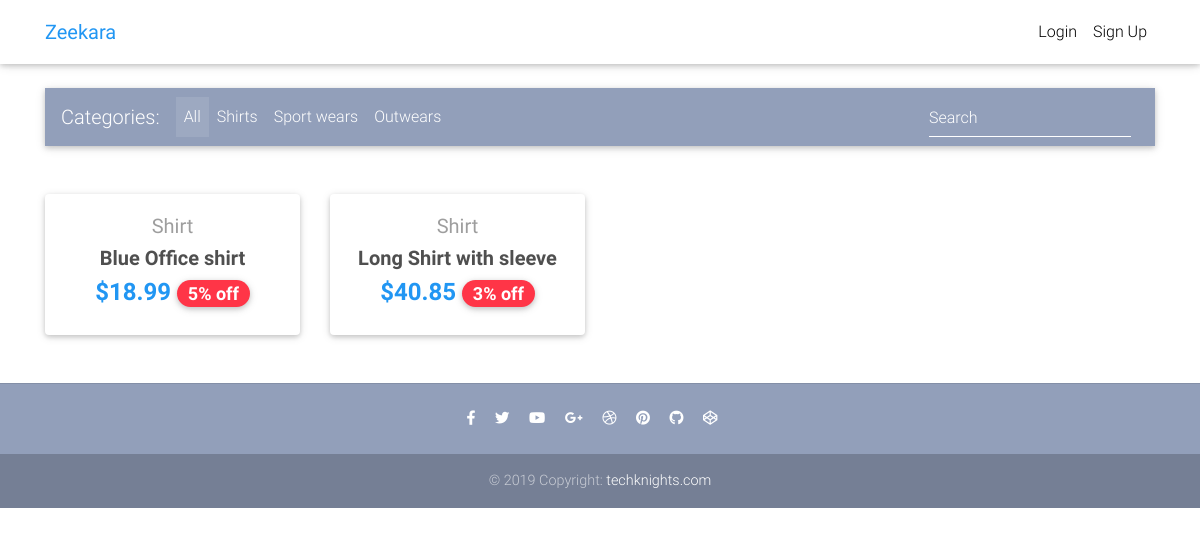
The page / on the database its author committed.
### core/models.py (models this page shows, shortened)
class Item(models.Model):
    title = models.CharField(max_length=50)
    price = models.FloatField()
    discount_price = models.FloatField(blank=True, null=True)
    category = models.CharField(choices=CATERGORY_CHOICES, max_length=50, default="S")
    label = models.CharField(choices=LABEL_CHOICES, max_length=1, default="P")
    description = models.TextField(
        default="Lorem ipsum dolor sit amet consectetur adipisicing elit. Quidem id asperiores soluta aut sunt, recusandae sit iusto?"
    )
    def get_percentage_saved(self):
        saved = self.price - self.discount_price
        percentage_saved = round(saved/self.price * 100)
        return percentage_saved
    def  get_absolute_url(self):
        return reverse("core:product", kwargs={"pk": self.pk})

### core/views.py (the view)
# urls.py: path("", HomeView.as_view(), name="home"),
class HomeView(ListView):
    model = Item
    paginate_by = 2
    template_name = "home.html"

### templates/home.html (shortened to what this page needs)
{% extends 'base.html' %}
{% load static %}
{% block content %}
<main>
  <div class="container">
    <nav class="navbar navbar-expand-lg navbar-dark mdb-color lighten-3 mt-3 mb-5">
      <span class="navbar-brand">Categories:</span>
      <div class="collapse navbar-collapse" id="basicExampleNav">
        <ul class="navbar-nav mr-auto">
          <li class="nav-item active">
            <a class="nav-link" href="#">All
            </a>
          </li>
          <li class="nav-item">
            <a class="nav-link" href="#">Shirts</a>
          </li>
          <li class="nav-item">
            <a class="nav-link" href="#">Sport wears</a>
          </li>
          <li class="nav-item">
            <a class="nav-link" href="#">Outwears</a>
          </li>
        </ul>
        <form class="form-inline">
          <div class="md-form my-0">
            <input class="form-control mr-sm-2" type="text" placeholder="Search" aria-label="Search">
          </div>
        </form>
      </div>
    </nav>
    <section class="text-center mb-4">
      <div class="row wow fadeIn">
        {% for item in object_list %}
        <div class="col-lg-3 col-md-6 mb-4">
          <div class="card">
            <div class="card-body text-center">
              <a href="" class="grey-text">
                <h5>{{ item.get_category_display }}</h5>
              </a>
              <h5>
                <strong>
                  <a href="{{ item.get_absolute_url }} " class="dark-grey-text">{{ item.title }}
                  </a>
                </strong>
              </h5>
              <h4 class="font-weight-bold blue-text">
                {% if item.discount_price %}
                <strong>${{ item.discount_price }}</strong>
    <span class="badge badge-pill badge-danger"> {{ item.get_percentage_saved}}%
                      off</span>
                {% else %}
                <strong>${{ item.price }}</strong>
                {% endif %}
              </h4>
            </div>
          </div>
        </div>
        {% endfor %}
      </div>
    </section>
  </div>
</main>
{% endblock content %}

### templates/base.html (style rules this page uses)
html, body, header, .carousel { height: 60vh; }

### rows shown on the page
Item: category "Shirt", title "Blue Office shirt", discount_price "18.99", get_percentage_saved "5"
Item: category "Shirt", title "Long Shirt with sleeve", discount_price "40.85", get_percentage_saved "3"
